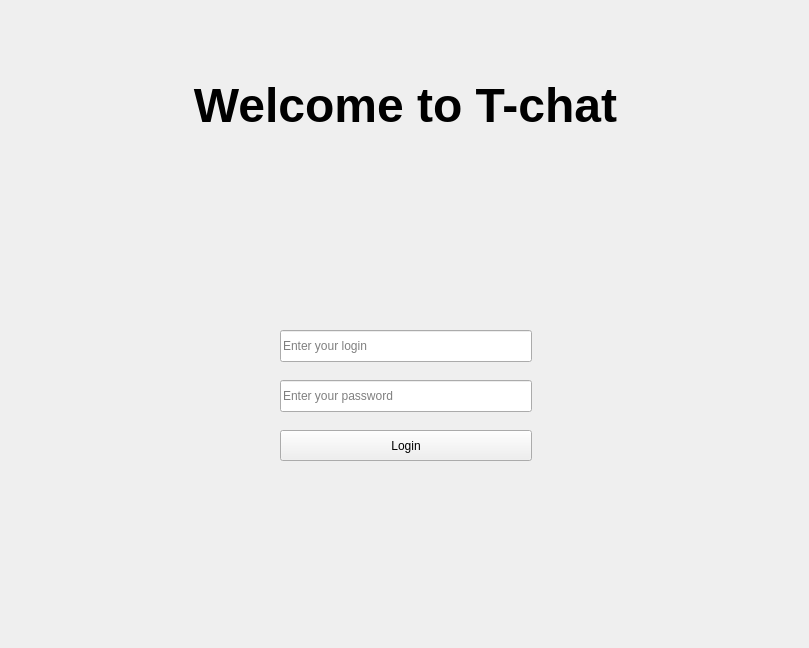
<?xml version="1.0" encoding="UTF-8"?>
<ui version="4.0">
 <class>MainWindow</class>
 <widget class="QMainWindow" name="MainWindow">
  <property name="geometry">
   <rect>
    <x>0</x>
    <y>0</y>
    <width>809</width>
    <height>648</height>
   </rect>
  </property>
  <property name="windowTitle">
   <string>MainWindow</string>
  </property>
  <widget class="QWidget" name="centralwidget">
   <widget class="QStackedWidget" name="stackedWidget">
    <property name="geometry">
     <rect>
      <x>0</x>
      <y>0</y>
      <width>808</width>
      <height>650</height>
     </rect>
    </property>
    <property name="currentIndex">
     <number>0</number>
    </property>
    <widget class="QWidget" name="login_page">
     <widget class="QWidget" name="horizontalLayoutWidget">
      <property name="geometry">
       <rect>
        <x>0</x>
        <y>0</y>
        <width>811</width>
        <height>211</height>
       </rect>
      </property>
      <layout class="QHBoxLayout" name="horizontalLayout">
       <item>
        <widget class="QLabel" name="login_greet">
         <property name="autoFillBackground">
          <bool>false</bool>
         </property>
         <property name="text">
          <string>&lt;html&gt;&lt;head/&gt;&lt;body&gt;&lt;p&gt;&lt;span style=&quot; font-size:36pt; font-weight:600; color:#000000;&quot;&gt;Welcome to T-chat&lt;/span&gt;&lt;/p&gt;&lt;/body&gt;&lt;/html&gt;</string>
         </property>
         <property name="alignment">
          <set>Qt::AlignCenter</set>
         </property>
         <property name="wordWrap">
          <bool>true</bool>
         </property>
        </widget>
       </item>
      </layout>
     </widget>
     <widget class="QLineEdit" name="le_login_password">
      <property name="geometry">
       <rect>
        <x>280</x>
        <y>380</y>
        <width>252</width>
        <height>32</height>
       </rect>
      </property>
      <property name="echoMode">
       <enum>QLineEdit::Password</enum>
      </property>
      <property name="placeholderText">
       <string>Enter your password</string>
      </property>
     </widget>
     <widget class="QLineEdit" name="le_login_input">
      <property name="geometry">
       <rect>
        <x>280</x>
        <y>330</y>
        <width>252</width>
        <height>32</height>
       </rect>
      </property>
      <property name="placeholderText">
       <string>Enter your login</string>
      </property>
     </widget>
     <widget class="QPushButton" name="pb_login_submit">
      <property name="geometry">
       <rect>
        <x>280</x>
        <y>430</y>
        <width>252</width>
        <height>31</height>
       </rect>
      </property>
      <property name="text">
       <string>Login</string>
      </property>
     </widget>
    </widget>
    <widget class="QWidget" name="main_page">
     <widget class="QWidget" name="horizontalLayoutWidget_2">
      <property name="geometry">
       <rect>
        <x>10</x>
        <y>10</y>
        <width>339</width>
        <height>632</height>
       </rect>
      </property>
      <layout class="QVBoxLayout" name="verticalLayout_2">
       <property name="sizeConstraint">
        <enum>QLayout::SetMinAndMaxSize</enum>
       </property>
       <item>
        <widget class="QLabel" name="label">
         <property name="text">
          <string>Chats:</string>
         </property>
        </widget>
       </item>
       <item>
        <widget class="QListWidget" name="lw_list_chats">
         <property name="sizePolicy">
          <sizepolicy hsizetype="Expanding" vsizetype="Expanding">
           <horstretch>1</horstretch>
           <verstretch>0</verstretch>
          </sizepolicy>
         </property>
         <property name="minimumSize">
          <size>
           <width>200</width>
           <height>300</height>
          </size>
         </property>
         <property name="maximumSize">
          <size>
           <width>300</width>
           <height>16777215</height>
          </size>
         </property>
         <property name="cursor" stdset="0">
          <cursorShape>ArrowCursor</cursorShape>
         </property>
         <item>
          <property name="text">
           <string>New Item</string>
          </property>
         </item>
         <item>
          <property name="text">
           <string>New Item</string>
          </property>
         </item>
         <item>
          <property name="text">
           <string>New Item</string>
          </property>
         </item>
        </widget>
       </item>
       <item>
        <widget class="QPushButton" name="pb_main_newchat">
         <property name="sizePolicy">
          <sizepolicy hsizetype="Preferred" vsizetype="Fixed">
           <horstretch>1</horstretch>
           <verstretch>0</verstretch>
          </sizepolicy>
         </property>
         <property name="cursor">
          <cursorShape>PointingHandCursor</cursorShape>
         </property>
         <property name="text">
          <string>New Chat</string>
         </property>
        </widget>
       </item>
       <item>
        <widget class="QPushButton" name="pb_main_contacts">
         <property name="cursor">
          <cursorShape>PointingHandCursor</cursorShape>
         </property>
         <property name="text">
          <string>Contacts</string>
         </property>
        </widget>
       </item>
      </layout>
     </widget>
     <widget class="QWidget" name="layoutWidget_2">
      <property name="geometry">
       <rect>
        <x>350</x>
        <y>410</y>
        <width>446</width>
        <height>230</height>
       </rect>
      </property>
      <layout class="QVBoxLayout" name="verticalLayout_4">
       <property name="sizeConstraint">
        <enum>QLayout::SetMinAndMaxSize</enum>
       </property>
       <item>
        <widget class="QFrame" name="f_main_tools">
         <property name="maximumSize">
          <size>
           <width>16777215</width>
           <height>25</height>
          </size>
         </property>
         <property name="styleSheet">
          <string notr="true">QPushButton {
	background-color: white;
	border: none;
	color: #333;
	max-width: 33px;
	margin: 0;
	padding: 0;
}
QPushButton:hover {
	border: 1px solid #66BB6A;
}
QFrame {
	background: none;
	border: none;
	margin: 0;
	padding: 0;
}
#f_main_tools {
	margin-bottom: -0px;
	border-top: 1px solid #66BB6A;
}
#pb_bold {
	font-weight: bold;
}
#pb_italic {
	font-style: italic;
}
#pb_underline {
	text-decoration: underline;
}</string>
         </property>
         <layout class="QHBoxLayout" name="horizontalLayout_6">
          <property name="spacing">
           <number>0</number>
          </property>
          <property name="leftMargin">
           <number>0</number>
          </property>
          <property name="topMargin">
           <number>0</number>
          </property>
          <property name="rightMargin">
           <number>0</number>
          </property>
          <property name="bottomMargin">
           <number>0</number>
          </property>
          <item>
           <widget class="QPushButton" name="pb_bold">
            <property name="sizePolicy">
             <sizepolicy hsizetype="Fixed" vsizetype="Fixed">
              <horstretch>0</horstretch>
              <verstretch>0</verstretch>
             </sizepolicy>
            </property>
            <property name="minimumSize">
             <size>
              <width>24</width>
              <height>24</height>
             </size>
            </property>
            <property name="maximumSize">
             <size>
              <width>33</width>
              <height>24</height>
             </size>
            </property>
            <property name="toolTip">
             <string>Bold</string>
            </property>
            <property name="whatsThis">
             <string/>
            </property>
            <property name="text">
             <string>B</string>
            </property>
           </widget>
          </item>
          <item>
           <widget class="QPushButton" name="pb_italic">
            <property name="sizePolicy">
             <sizepolicy hsizetype="Fixed" vsizetype="Fixed">
              <horstretch>0</horstretch>
              <verstretch>0</verstretch>
             </sizepolicy>
            </property>
            <property name="minimumSize">
             <size>
              <width>24</width>
              <height>24</height>
             </size>
            </property>
            <property name="maximumSize">
             <size>
              <width>33</width>
              <height>24</height>
             </size>
            </property>
            <property name="toolTip">
             <string>Italic</string>
            </property>
            <property name="text">
             <string>I</string>
            </property>
           </widget>
          </item>
          <item>
           <widget class="QPushButton" name="pb_underline">
            <property name="sizePolicy">
             <sizepolicy hsizetype="Fixed" vsizetype="Fixed">
              <horstretch>0</horstretch>
              <verstretch>0</verstretch>
             </sizepolicy>
            </property>
            <property name="minimumSize">
             <size>
              <width>24</width>
              <height>24</height>
             </size>
            </property>
            <property name="maximumSize">
             <size>
              <width>33</width>
              <height>24</height>
             </size>
            </property>
            <property name="toolTip">
             <string>Underline</string>
            </property>
            <property name="text">
             <string>U</string>
            </property>
           </widget>
          </item>
          <item>
           <spacer name="horizontalSpacer">
            <property name="orientation">
             <enum>Qt::Horizontal</enum>
            </property>
            <property name="sizeHint" stdset="0">
             <size>
              <width>40</width>
              <height>20</height>
             </size>
            </property>
           </spacer>
          </item>
         </layout>
        </widget>
       </item>
       <item>
        <layout class="QHBoxLayout" name="horizontalLayout_2">
         <property name="sizeConstraint">
          <enum>QLayout::SetMinAndMaxSize</enum>
         </property>
         <item>
          <widget class="QTextEdit" name="te_input_msg">
           <property name="maximumSize">
            <size>
             <width>16777215</width>
             <height>200</height>
            </size>
           </property>
           <property name="font">
            <font>
             <family>Sans Serif</family>
            </font>
           </property>
           <property name="undoRedoEnabled">
            <bool>false</bool>
           </property>
           <property name="html">
            <string>&lt;!DOCTYPE HTML PUBLIC &quot;-//W3C//DTD HTML 4.0//EN&quot; &quot;http://www.w3.org/TR/REC-html40/strict.dtd&quot;&gt;
&lt;html&gt;&lt;head&gt;&lt;meta name=&quot;qrichtext&quot; content=&quot;1&quot; /&gt;&lt;style type=&quot;text/css&quot;&gt;
p, li { white-space: pre-wrap; }
&lt;/style&gt;&lt;/head&gt;&lt;body style=&quot; font-family:'Sans Serif'; font-size:8.25pt; font-weight:400; font-style:normal;&quot;&gt;
&lt;p style=&quot;-qt-paragraph-type:empty; margin-top:0px; margin-bottom:0px; margin-left:0px; margin-right:0px; -qt-block-indent:0; text-indent:0px; font-size:11pt;&quot;&gt;&lt;br /&gt;&lt;/p&gt;&lt;/body&gt;&lt;/html&gt;</string>
           </property>
          </widget>
         </item>
         <item>
          <widget class="QPushButton" name="pb_send">
           <property name="sizePolicy">
            <sizepolicy hsizetype="Minimum" vsizetype="Expanding">
             <horstretch>0</horstretch>
             <verstretch>0</verstretch>
            </sizepolicy>
           </property>
           <property name="maximumSize">
            <size>
             <width>16777215</width>
             <height>200</height>
            </size>
           </property>
           <property name="cursor">
            <cursorShape>PointingHandCursor</cursorShape>
           </property>
           <property name="text">
            <string>Send</string>
           </property>
          </widget>
         </item>
        </layout>
       </item>
      </layout>
     </widget>
     <widget class="QWidget" name="layoutWidget">
      <property name="geometry">
       <rect>
        <x>350</x>
        <y>0</y>
        <width>446</width>
        <height>412</height>
       </rect>
      </property>
      <layout class="QVBoxLayout" name="verticalLayout">
       <item>
        <layout class="QHBoxLayout" name="horizontalLayout_3">
         <item>
          <widget class="QLabel" name="l_main_uname">
           <property name="text">
            <string>uname</string>
           </property>
          </widget>
         </item>
         <item>
          <widget class="QLabel" name="l_main_avatar">
           <property name="sizePolicy">
            <sizepolicy hsizetype="Fixed" vsizetype="Fixed">
             <horstretch>0</horstretch>
             <verstretch>0</verstretch>
            </sizepolicy>
           </property>
           <property name="minimumSize">
            <size>
             <width>64</width>
             <height>64</height>
            </size>
           </property>
           <property name="maximumSize">
            <size>
             <width>64</width>
             <height>64</height>
            </size>
           </property>
           <property name="cursor">
            <cursorShape>PointingHandCursor</cursorShape>
           </property>
           <property name="text">
            <string/>
           </property>
           <property name="pixmap">
            <pixmap>../../hanita-master/hanita-master/hanita/forms/ui_forms/Drawing.png</pixmap>
           </property>
           <property name="scaledContents">
            <bool>true</bool>
           </property>
          </widget>
         </item>
        </layout>
       </item>
       <item>
        <widget class="QLabel" name="l_current_chat">
         <property name="text">
          <string>all</string>
         </property>
         <property name="textFormat">
          <enum>Qt::RichText</enum>
         </property>
         <property name="alignment">
          <set>Qt::AlignLeading|Qt::AlignLeft|Qt::AlignVCenter</set>
         </property>
         <property name="wordWrap">
          <bool>true</bool>
         </property>
        </widget>
       </item>
       <item>
        <widget class="QTextEdit" name="te_list_msg">
         <property name="sizePolicy">
          <sizepolicy hsizetype="Expanding" vsizetype="Expanding">
           <horstretch>1</horstretch>
           <verstretch>1</verstretch>
          </sizepolicy>
         </property>
         <property name="minimumSize">
          <size>
           <width>0</width>
           <height>300</height>
          </size>
         </property>
         <property name="palette">
          <palette>
           <active>
            <colorrole role="Button">
             <brush brushstyle="SolidPattern">
              <color alpha="255">
               <red>255</red>
               <green>255</green>
               <blue>255</blue>
              </color>
             </brush>
            </colorrole>
            <colorrole role="Base">
             <brush brushstyle="SolidPattern">
              <color alpha="255">
               <red>255</red>
               <green>255</green>
               <blue>255</blue>
              </color>
             </brush>
            </colorrole>
            <colorrole role="Window">
             <brush brushstyle="SolidPattern">
              <color alpha="255">
               <red>255</red>
               <green>255</green>
               <blue>255</blue>
              </color>
             </brush>
            </colorrole>
           </active>
           <inactive>
            <colorrole role="Button">
             <brush brushstyle="SolidPattern">
              <color alpha="255">
               <red>255</red>
               <green>255</green>
               <blue>255</blue>
              </color>
             </brush>
            </colorrole>
            <colorrole role="Base">
             <brush brushstyle="SolidPattern">
              <color alpha="255">
               <red>255</red>
               <green>255</green>
               <blue>255</blue>
              </color>
             </brush>
            </colorrole>
            <colorrole role="Window">
             <brush brushstyle="SolidPattern">
              <color alpha="255">
               <red>255</red>
               <green>255</green>
               <blue>255</blue>
              </color>
             </brush>
            </colorrole>
           </inactive>
           <disabled>
            <colorrole role="Button">
             <brush brushstyle="SolidPattern">
              <color alpha="255">
               <red>255</red>
               <green>255</green>
               <blue>255</blue>
              </color>
             </brush>
            </colorrole>
            <colorrole role="Base">
             <brush brushstyle="SolidPattern">
              <color alpha="255">
               <red>255</red>
               <green>255</green>
               <blue>255</blue>
              </color>
             </brush>
            </colorrole>
            <colorrole role="Window">
             <brush brushstyle="SolidPattern">
              <color alpha="255">
               <red>255</red>
               <green>255</green>
               <blue>255</blue>
              </color>
             </brush>
            </colorrole>
           </disabled>
          </palette>
         </property>
         <property name="autoFillBackground">
          <bool>true</bool>
         </property>
         <property name="styleSheet">
          <string notr="true">QTextEdit {
	background-color: #fff;
	border: none;
}</string>
         </property>
         <property name="frameShape">
          <enum>QFrame::NoFrame</enum>
         </property>
         <property name="frameShadow">
          <enum>QFrame::Plain</enum>
         </property>
         <property name="lineWidth">
          <number>1</number>
         </property>
         <property name="midLineWidth">
          <number>0</number>
         </property>
         <property name="verticalScrollBarPolicy">
          <enum>Qt::ScrollBarAsNeeded</enum>
         </property>
         <property name="undoRedoEnabled">
          <bool>false</bool>
         </property>
         <property name="readOnly">
          <bool>true</bool>
         </property>
        </widget>
       </item>
      </layout>
     </widget>
    </widget>
   </widget>
  </widget>
 </widget>
 <resources/>
 <connections/>
</ui>
